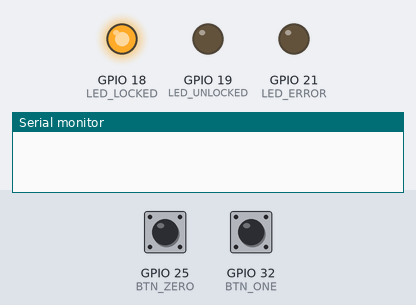
This sketch was run on a simulated ESP32. Parts: output pins drawn as LEDs (lit = HIGH), the last lines printed to the serial monitor. The inputs (shaded band) are chosen by the test bench; at power-on: GPIO 25 (BTN_ZERO) LOW, GPIO 32 (BTN_ONE) LOW.

Above: at 1.3 s.
1.4 s: GPIO 25 (BTN_ZERO) pulled HIGH for 3.2 s
At 3.8 s:
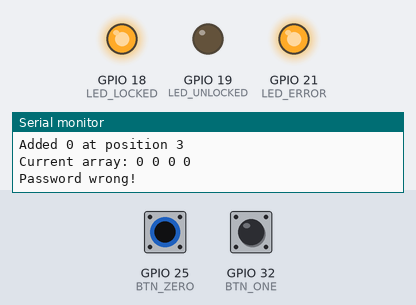
6.1 s: GPIO 32 (BTN_ONE) pulled HIGH for 3.2 s
At 8.7 s:
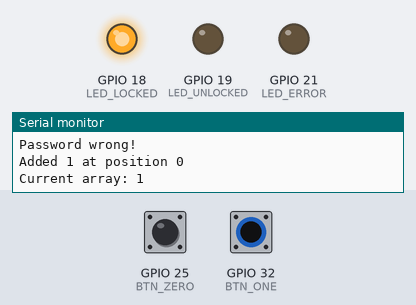
10.8 s: GPIO 25 (BTN_ZERO) pulled HIGH for 1 s
At 12.2 s:
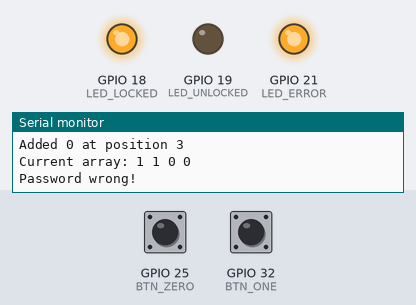
Timing chart, 0 to 13.8 s (numbered marks = the images above; inputs shaded):
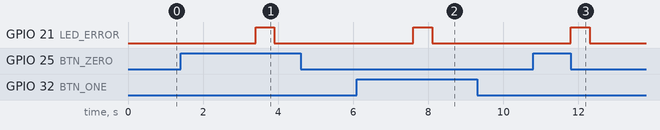

The sketch:

ESP32_Code.ino
```cpp
// ================= PIN DEFINITIONS =================
#define BTN_ONE     32
#define BTN_ZERO    25

#define LED_LOCKED    18
#define LED_UNLOCKED  19
#define LED_ERROR     21

// ================= PASSWORD =================
int password[4] = {1, 0, 1, 1};
int entered[4] = {0,0,0,0};
int indexPos = 0;

int errorCount = 0;
bool systemLocked = false;

void setup() {
  Serial.begin(115200);

  pinMode(BTN_ONE, INPUT_PULLDOWN);
  pinMode(BTN_ZERO, INPUT_PULLDOWN);

  pinMode(LED_LOCKED, OUTPUT);
  pinMode(LED_UNLOCKED, OUTPUT);
  pinMode(LED_ERROR, OUTPUT);

  digitalWrite(LED_LOCKED, HIGH);
  digitalWrite(LED_UNLOCKED, LOW);
  digitalWrite(LED_ERROR, LOW);

  delay(100);
}

void loop() {
  if(systemLocked) {
    digitalWrite(LED_LOCKED, HIGH);
    digitalWrite(LED_UNLOCKED, LOW);
    digitalWrite(LED_ERROR, LOW);
    return;
  }

  // BUTTON 1
  if(digitalRead(BTN_ONE) == HIGH) {
    if(indexPos < 4) {
      entered[indexPos++] = 1;
      Serial.print("Added 1 at position ");
      Serial.println(indexPos-1);
      printEntered();

      // If 4 digits are reached, check immediately
      if(indexPos == 4) {
        delay(500);
        checkPassword();
      }
    }
    delay(500);
  }

  // BUTTON 0
  if(digitalRead(BTN_ZERO) == HIGH) {
    if(indexPos < 4) {
      entered[indexPos++] = 0;
      Serial.print("Added 0 at position ");
      Serial.println(indexPos-1);
      printEntered();

      // If 4 digits are reached, check immediately
      if(indexPos == 4) {
        delay(500);
        checkPassword();
      }
    }
    delay(500);
  }
}

// ================= PASSWORD CHECK =================
void checkPassword() {
  bool correct = true;

  for(int i=0; i<4; i++) {
    if(entered[i] != password[i]) {
      correct = false;
      break;
    }
  }

  if(correct) {
    Serial.println("Password correct!");
    digitalWrite(LED_UNLOCKED, HIGH);
    digitalWrite(LED_LOCKED, LOW);
    digitalWrite(LED_ERROR, LOW);
    errorCount = 0;
  } else {
    Serial.println("Password wrong!");
    errorCount++;
    digitalWrite(LED_ERROR, HIGH);
    delay(500);
    digitalWrite(LED_ERROR, LOW);

    if(errorCount >= 3) {
      systemLocked = true;
      Serial.println("System locked after 3 wrong attempts");
    }
    digitalWrite(LED_LOCKED, HIGH);
    digitalWrite(LED_UNLOCKED, LOW);
  }

  // Reset for next attempt
  for(int i=0; i<4; i++) entered[i]=0;
  indexPos = 0;
}

void printEntered() {
  Serial.print("Current array: ");
  for(int i=0; i<indexPos; i++) {
    Serial.print(entered[i]);
    Serial.print(" ");
  }
  Serial.println();
}
```

Measured:
- after the input at 1.4 s, GPIO 21 (LED_ERROR): LOW → HIGH after 2.0 s, → LOW 0.50 s later
- after the input at 6.1 s, GPIO 21 (LED_ERROR): LOW → HIGH after 1.5 s, → LOW 0.50 s later
- after the input at 10.8 s, GPIO 21 (LED_ERROR): LOW → HIGH after 1.0 s, → LOW 0.50 s later
